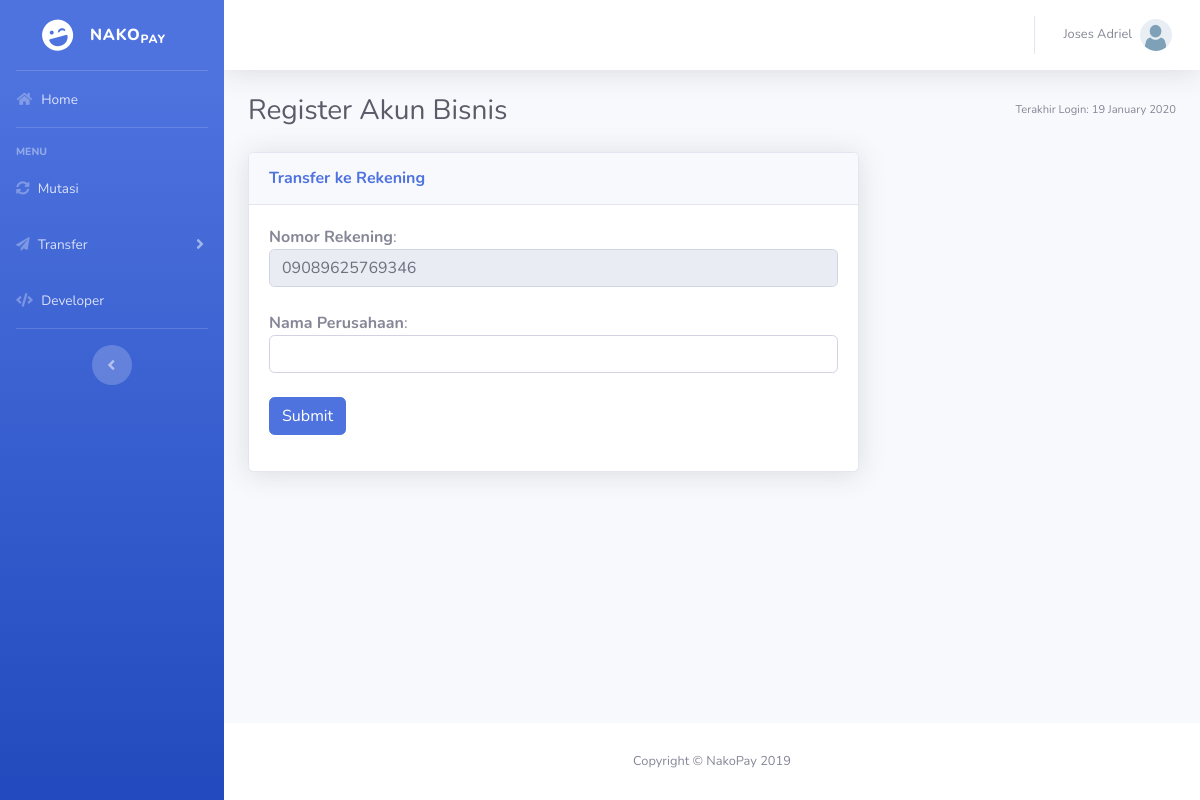
The page /akun_bisnis.php (signed in) on the database its author committed.
### tables this page shows
CREATE TABLE `user` (
  `id_user` varchar(15) NOT NULL,
  `nama` text NOT NULL,
  `pin` varchar(6) NOT NULL,
  `no_hp` varchar(13) NOT NULL,
  `alamat` text NOT NULL,
  `email` text NOT NULL,
  `tgl_Lahir` date NOT NULL,
  `profile_img` varchar(15) NOT NULL DEFAULT 'default.png',
  `saldo` int(7) NOT NULL DEFAULT 1000000,
  `lastLogin` date NOT NULL DEFAULT current_timestamp(),
  `status` enum('user','bisnis') NOT NULL DEFAULT 'user'
);

### akun_bisnis.php (the view, shortened to what this page needs)
<?php
include("koneksi.php");
?>
<html>
    <head>
        <link href="vendor/fontawesome-free/css/all.min.css" rel="stylesheet" type="text/css">
        <link href="css/sb-admin-2.min.css" rel="stylesheet">
    </head>
    <body id="page-top">
    <div id="wrapper">
        <?php include("sidebar.php"); ?>
        <div id="content-wrapper" class="d-flex flex-column">
            <div id="content">
                <nav class="navbar navbar-expand navbar-light bg-white topbar mb-4 static-top shadow">
                    <?php include("topBar.php"); ?>
                </nav>
                <?php
                if (isset($_SESSION['id_user'])) {
                    $id = $_SESSION['id_user'];
                    $cekSql = mysqli_query($db, "SELECT * FROM `user` WHERE id_user = '$id'");
                    while ($profile = mysqli_fetch_array($cekSql)) {
                ?>
                <div class="container-fluid">
                    <div class="d-sm-flex align-items-center justify-content-between mb-4">
                        <h1 class="h3 mb-0 text-gray-800">Register Akun Bisnis</h1>
                        <span class="d-none d-sm-inline-block text-xs">Terakhir Login: <?php echo date("d F Y", strtotime($profile['lastLogin'])); ?></span>
                    </div>
                    <div class="row">
                        <div class="col-xs-12 col-sm-12 col-md-8 col-lg-8">
                            <div class="card shadow mb-4">
                                <div class="card-header py-3">
                                    <h6 class="m-0 font-weight-bold text-primary">Transfer ke Rekening</h6>
                                </div>
                                <div class="card-body">
                                    <form action="" method="post">
                                        <b>Nomor Rekening</b>:<br/>
                                        <input type="number" name="noRek" class="form-control form-control-user" value="<?php echo $profile['id_user']; ?>" readonly /><br/>
                                        <b>Nama Perusahaan</b>:<br/>
                                        <input type="text" name="nama_usaha" class="form-control form-control-user" required/><br/>
                                        <input type="submit" name="e" value="Submit" class="btn btn-primary" />
                                    </form>
                                </div>
                            </div>
                        </div>
                    </div>
                </div>
                <?php
                    }
                }
                ?>
            </div>
            <footer class="sticky-footer bg-white">
                <div class="container my-auto">
                    <div class="copyright text-center my-auto">
                        <span>Copyright &copy; NakoPay 2019</span>
                    </div>
                </div>
            </footer>
        </div>
    </div>
</body>
</html>

### topBar.php (shortened to what this page needs)
       <ul class="navbar-nav ml-auto">
         <li class="nav-item dropdown no-arrow">
<?php
if (isset($_SESSION['id_user'])) {
	$id = $_SESSION['id_user'];
	$userSql = mysqli_query($db, "SELECT * FROM user WHERE id_user = '$id'");
	if ($userSql) {
		while($profile = mysqli_fetch_array($userSql)) {
?>
           <a class="nav-link dropdown-toggle" href="#" id="userDropdown" role="button" data-toggle="dropdown" aria-haspopup="true" aria-expanded="false">
	<span class="mr-2 d-none d-lg-inline text-gray-600 small"><?php echo $profile['nama']; ?></span>
             <img class="img-profile rounded-circle" src="profile/<?php echo $profile['profile_img']; ?>">
           </a>
         </li>
<?php
		}
	}
}
?>
       </ul>

### rows shown on the page
user: nama "Joses Adriel", profile_img (placeholder picture), lastLogin "19 January 2020", noRek "09089625769346"
